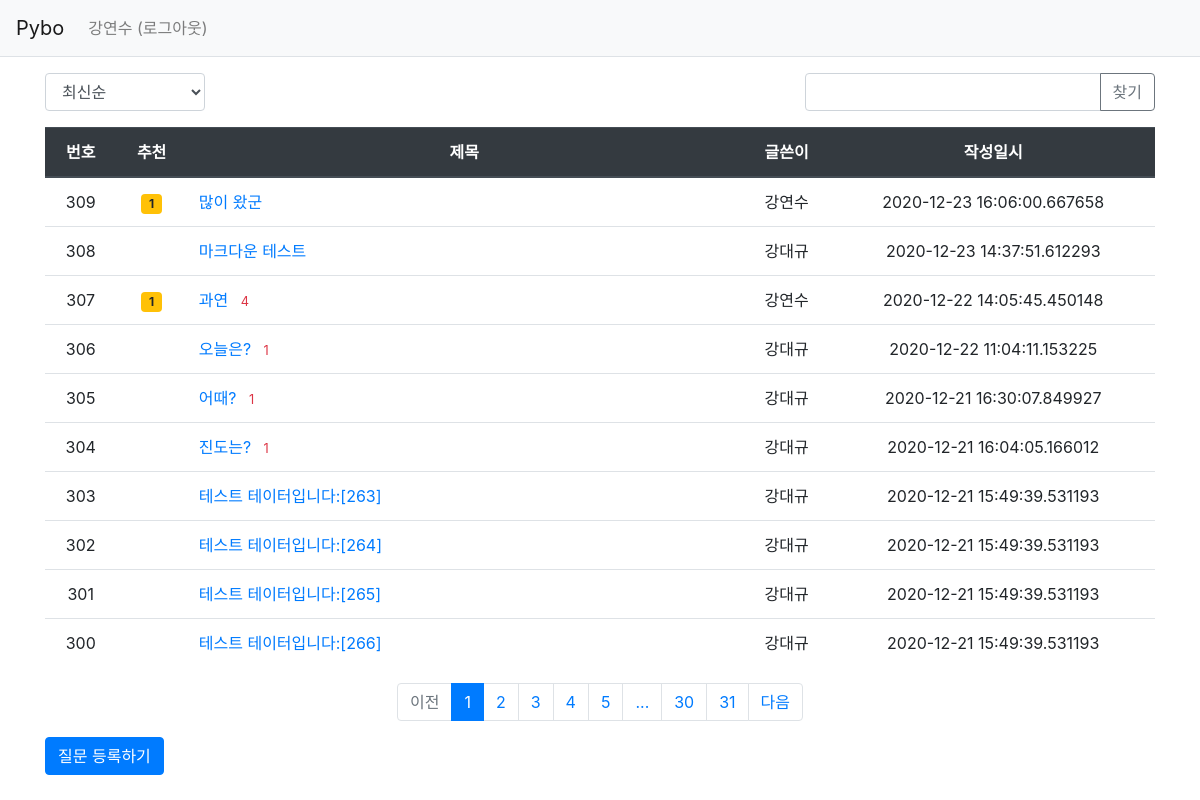
Screenshot of /question/list/ (signed in) with the database file from the repository.
### pybo/models.py (models this page shows)
class User(db.Model):
    id = db.Column(db.Integer, primary_key=True)
    username = db.Column(db.String(150), unique=True, nullable=False)
    password = db.Column(db.String(200), nullable=False)
    email = db.Column(db.String(120), unique=True, nullable=False)

class Question(db.Model):
    id = db.Column(db.Integer, primary_key=True)
    subject = db.Column(db.String(200), nullable=False)
    content = db.Column(db.Text(), nullable=False)
    create_date = db.Column(db.DateTime(), nullable=False)
    user_id = db.Column(db.Integer, db.ForeignKey('user.id', ondelete='CASCADE'), nullable=False)
    user = db.relationship('User', backref=db.backref('question_set'))
    modify_date = db.Column(db.DateTime(), nullable=True)
    voter = db.relationship('User', secondary=question_voter, backref=db.backref('question_voter_set'))

### pybo/views/question_views.py (the view, shortened to what this page needs)
@bp.route('/list/')
def _list():
    page = request.args.get('page', type=int, default=1)
    kw = request.args.get('kw', type=str, default='')
    so = request.args.get('so', type=str, default='recent')
    if so == 'recommend':
        sub_query = db.session.query(question_voter.c.question_id, func.count('*').label('num_voter')) \
            .group_by(question_voter.c.question_id).subquery()
        question_list = Question.query \
            .outerjoin(sub_query, Question.id == sub_query.c.question_id) \
            .order_by(sub_query.c.num_voter.desc(), Question.create_date.desc())
    elif so == 'popular':
        sub_query = db.session.query(Answer.question_id, func.count('*').label('num_answer')) \
            .group_by(Answer.question_id).subquery()
        question_list = Question.query \
            .outerjoin(sub_query, Question.id == sub_query.c.question_id) \
            .order_by(sub_query.c.num_answer.desc(), Question.create_date.desc())
    else:  # recent
        question_list = Question.query.order_by(Question.create_date.desc())
    question_list = question_list.paginate(page, per_page=10)
    return render_template('question/question_list.html', question_list=question_list, page=page, kw=kw, so=so)

### pybo/views/auth_views.py (called while the page is built)
@bp.before_app_request
def load_logged_in_user():
    user_id = session.get('user_id')
    if user_id is None:
        g.user = None
    else:
        g.user = User.query.get(user_id)

### pybo/templates/question/question_list.html (shortened to what this page needs)
{% extends 'base.html' %}
{% block content %}
<div class="container my-3">
    <div class="row justify-content-between my-3">
        <div class="col-2">
            <select class="form-control so">
                <option value="recent" {% if so=='recent' %}selected{% endif %}>최신순</option>
            </select>
        </div>
        <div class="col-4 input-group">
            <input type="text" class="form-control kw" value="{{ kw or '' }}">
            <div class="input-group-append">
                <button class="btn btn-outline-secondary" type="button" id="btn_search">찾기</button>
            </div>
        </div>
    </div>
    <table class="table">
        <thead>
        <tr class="text-center thead-dark">
            <th>번호</th>
            <th>추천</th>
            <th style="width:50%">제목</th>
            <th>글쓴이</th>
            <th>작성일시</th>
        </tr>
        </thead>
        <tbody>
        {% if question_list %}
        {% for question in question_list.items %}
        <tr class="text-center">
            <td>{{ question_list.total - ((question_list.page-1) * question_list.per_page) - loop.index0 }}</td>
            <td>
            {% if question.voter|length > 0 %}
            <span class="badge badge-warning px-2 py-1">{{ question.voter|length }}</span>
            {% endif %}
            </td>
            <td class="text-left">
                <a href="{{ url_for('question.detail', question_id=question.id) }}">{{ question.subject }}</a>
                {% if question.answer_set|length > 0 %}
                <span class="text-danger small ml-2">{{ question.answer_set|length }}</span>
                {% endif %}
            </td>
            <td>{{ question.user.username }}</td>
            <td>{{ question.create_date }}</td>
        </tr>
        {% endfor %}
        {% else %}
        <tr>
            <td colspan="3">질문이 없습니다.</td>
        </tr>
        {% endif %}
        </tbody>
    </table>
    <ul class="pagination justify-content-center">
        {% if question_list.has_prev %}
        <li class="page-item">
            <a class="page-link" data-page="{{ question_list.prev_num }}" href="#">이전</a>
        </li>
        {% else %}
        <li class="page-item disabled">
            <a class="page-link" tabindex="-1" aria-disabled="true" href="#">이전</a>
        </li>
        {% endif %}
        {% for page_num in question_list.iter_pages() %}
            {% if page_num %}
                {% if page_num != question_list.page %}
                <li class="page-item">
                    <a class="page-link" data-page="{{ page_num }}" href="#">{{ page_num }}</a>
                </li>
                {% else %}
                <li class="page-item active" aria-current="page">
                    <a class="page-link" href="#">{{ page_num }}</a>
                </li>
                {% endif %}
           {% else %}
                <li class="disabled">
                    <a class="page-link" href="#">...</a>
                </li>
           {% endif %}
        {% endfor %}
        {% if question_list.has_next %}
        <li class="page-item">
            <a class="page-link" data-page="{{ question_list.next_num }}" href="#">다음</a>
        </li>
        {% else %}
        <li class="page-item disabled">
            <a class="page-link" tabindex="-1" aria-disabled="true" href="#">다음</a>
        </li>
        {% endif %}
    </ul>
    <a href="{{ url_for('question.create') }}" class="btn btn-primary">질문 등록하기</a>
</div>
{% endblock %}

### pybo/templates/navbar.html (shortened to what this page needs)
<nav class="navbar navbar-expand-lg navbar-light bg-light border-bottom">
    <a class="navbar-brand" href="{{ url_for('main.index') }}">Pybo</a>
    <div class="collapse navbar-collapse flex-grow-0" id="navbarNav">
        {% if g.user %}
        <ul class="navbar-nav">
            <li class="nav-item ">
                <a class="nav-link" href="{{ url_for('auth.logout') }}">{{ g.user.username }} (로그아웃)</a>
            </li>
        </ul>
        {% endif %}
    </div>
</nav>

### rows the page displays
User: user.username "강연수"
Question: total "309", voter|length "1", subject "많이 왔군", user.username "강연수", create_date "2020-12-23 16:06:00.667658"
Question: total "308", subject "마크다운 테스트", user.username "강대규", create_date "2020-12-23 14:37:51.612293"
Question: total "307", voter|length "1", subject "과연", answer_set|length "4", user.username "강연수", create_date "2020-12-22 14:05:45.450148"
Question: total "306", subject "오늘은?", answer_set|length "1", user.username "강대규", create_date "2020-12-22 11:04:11.153225"
Question: total "305", subject "어때?", answer_set|length "1", user.username "강대규", create_date "2020-12-21 16:30:07.849927"
Question: total "304", subject "진도는?", answer_set|length "1", user.username "강대규", create_date "2020-12-21 16:04:05.166012"
Question: total "303", subject "테스트 테이터입니다:[263]", user.username "강대규", create_date "2020-12-21 15:49:39.531193"
Question: total "302", subject "테스트 테이터입니다:[264]", user.username "강대규", create_date "2020-12-21 15:49:39.531193"
Question: total "301", subject "테스트 테이터입니다:[265]", user.username "강대규", create_date "2020-12-21 15:49:39.531193"
Question: total "300", subject "테스트 테이터입니다:[266]", user.username "강대규", create_date "2020-12-21 15:49:39.531193"

### other values shown
{{ page_num }} "1"
{{ page_num }} "2" "3" "4" "5" "30" "31"
